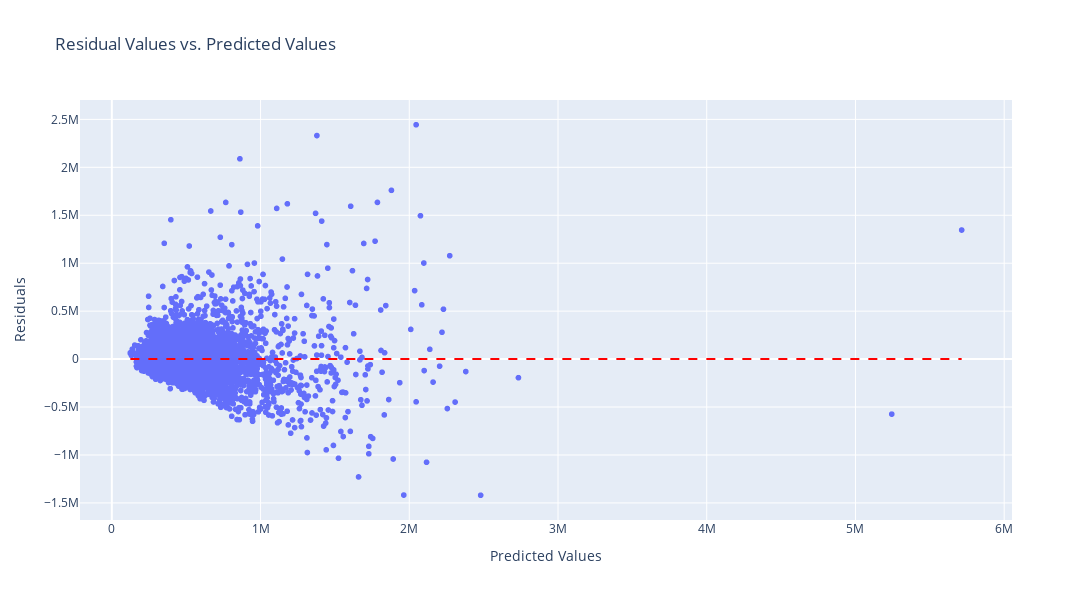

Here is the notebook cell this chart was saved with:
### Markdown cell above
## Error analysis

### Code cell
import plotly.express as px
import numpy as np

# Assuming you have y_test and y_pred_test as your true and predicted data
# Calculate residuals
residuals = np.array(y_test) - np.array(y_pred_test)

# Create the scatter plot
fig = px.scatter(x=y_pred_test, y=residuals, title='Residual Values vs. Predicted Values',
                 labels={'x': 'Predicted Values', 'y': 'Residuals'})

# Add a horizontal line at y=0 for reference
fig.add_shape(type='line', x0=min(y_pred_test), x1=max(y_pred_test), y0=0, y1=0,
              line=dict(color='red', dash='dash'))
fig.update_layout(width=1200,height=600)

fig.show()

### Figure 1 — Plotly figure (JSON) as saved in the notebook; plotly's stock layout.template omitted (floating-point values rounded to 4 significant figures; data arrays with more than 128 entries replaced by an {"elided": "..."} marker saying what was removed)
{"data": [{"hovertemplate": "Predicted Values=%{x}<br>Residuals=%{y}<extra></extra>", "legendgroup": "", "marker": {"color": "#636efa", "symbol": "circle"}, "mode": "markers", "name": "", "showlegend": false, "type": "scattergl", "x": {"elided": "5400 float values"}, "xaxis": "x", "y": {"elided": "5400 float values"}, "yaxis": "y"}], "layout": {"height": 600, "legend": {"tracegroupgap": 0}, "shapes": [{"line": {"color": "red", "dash": "dash"}, "type": "line", "x0": 124590, "x1": 5714000, "y0": 0, "y1": 0}], "title": {"text": "Residual Values vs. Predicted Values"}, "width": 1200, "xaxis": {"anchor": "y", "domain": [0, 1], "title": {"text": "Predicted Values"}}, "yaxis": {"anchor": "x", "domain": [0, 1], "title": {"text": "Residuals"}}}}
